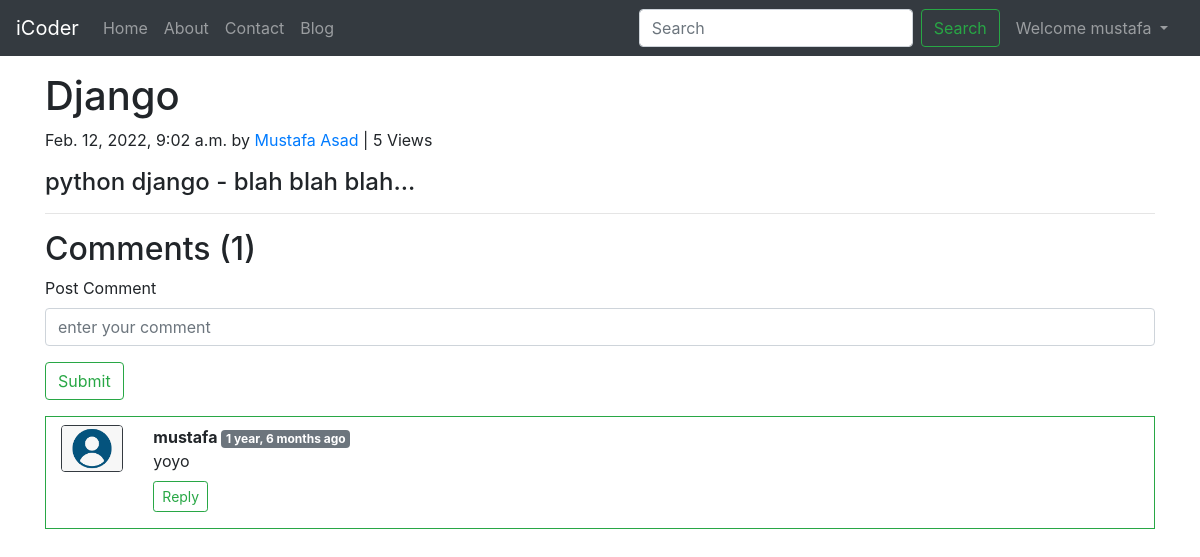
Screenshot of /blog/django (signed in) with the database file from the repository.
### blog/models.py (models this page shows, shortened)
class Post(models.Model):
    sno=models.AutoField(primary_key=True)
    title=models.CharField(max_length=100)
    author=models.CharField(max_length=30)
    content=models.TextField()
    timestamp=models.DateTimeField(blank=True)
    slug=models.CharField(max_length=100)
    views=models.IntegerField(default=0)

class Blogcomment(models.Model):
    sno=models.AutoField(primary_key=True)
    comment=models.TextField()
    user=models.ForeignKey(User,on_delete=models.CASCADE)
    post=models.ForeignKey(Post,on_delete=models.CASCADE)
    parent=models.ForeignKey('self',on_delete=models.CASCADE,null=True)
    timestamp=models.DateTimeField(default=now)
    def __str__(self):
        return self.comment[:20]+'... by '+self.user.username

### blog/views.py (the view)
# urls.py: path('<str:slug>', views.blogpost, name='blogpost'),
def blogpost(request,slug):
    post=Post.objects.filter(slug=slug).first()
    post.views=post.views+1
    post.save()
    comments=Blogcomment.objects.filter(post=post,parent=None)
    replies=Blogcomment.objects.filter(post=post).exclude(parent=None)
    print(comments,replies)
    repdict={}
    for reply in replies:
        if reply.parent.sno not in repdict.keys():
            repdict[reply.parent.sno]=[reply]
        else:
            repdict[reply.parent.sno].append(reply)
    print(repdict)
    context={'post':post,'comments':comments,'user':request.user,'repdict':repdict}
    return render(request,'blog/blogpost.html',context)

### blog/templatetags/extras.py (called while the page is built)
@register.filter(name='get_val')
def get_val(dict,key):
    return dict.get(key)

### templates/blog/blogpost.html (shortened to what this page needs)
{% extends 'base.html' %}
{% load humanize %}
{% load extras %}
{% block body %}
<div class="container my-3">
    <h1 class="blog-post-title">{{post.title}} </h1>
    <p class="blog-post-meta">{{post.timestamp}} by <a href="/about">{{post.author}} </a><span> | {{post.views}}
            Views</span></p>
    <p>{{post.content|safe}} </p>
    <hr>
</div>
<div class="container">
    <h2>Comments ({{comments.count}})</h3>
        <div class="my-2">
            {% if user.is_authenticated %}
            <form action="/blog/postcomment" method="post">{% csrf_token %}
                <div class="form-group">
                    <label for="comment">Post Comment</label>
                    <input type="text" name="comment" class="form-control" placeholder="enter your comment">
                </div>
                <button type="submit" class="btn btn-outline-success my-2 my-sm-0">Submit</button>
            </form>
            {% else %}
            <h5 class="my-2">You should be logged in to post a comment.</h5>
            {% endif %}
        </div>
        {% for comment in comments %}
        <div class="row my-3 border border-success py-2 mx-0">
            <div class="col-md-1"><img class="rounded mx-auto d-block w-100 border border-dark"
                    src="/static/img/user.png" alt="user_icon">
            </div>
            <div class="col-md-11"><b> {{comment.user.username}} </b> <span class="badge badge-secondary">
                    {{comment.timestamp | naturaltime}} </span>
                <div>
                    {{comment.comment}}
                </div>
                {% if user.is_authenticated %}
                <div class="reply mx-0 my-2">
                    <button class="btn btn-sm btn-outline-success my-4 my-sm-0" type="button" data-toggle="collapse"
                        data-target="#replybox{{comment.sno}}" aria-expanded="false"
                        aria-controls="replybox{{comment.sno}}">
                        Reply
                    </button>
                </div>
                {% endif %}
            </div>
        </div>
        {% endfor %}
</div>
{% endblock body %}

### templates/base.html (shortened to what this page needs)
<!doctype html>
<html lang="en">
<head>
	<link rel="stylesheet" href="https://stackpath.bootstrapcdn.com/bootstrap/4.4.1/css/bootstrap.min.css"
>
</head>
<body>
	<nav class="navbar navbar-expand-lg navbar-dark bg-dark">
		<a class="navbar-brand" href="/">iCoder</a>
		<div class="collapse navbar-collapse" id="navbarSupportedContent">
			<ul class="navbar-nav mr-auto">
				<li class="nav-item {% block homeactive %}{% endblock homeactive %}">
					<a class="nav-link" href="/">Home <span class="sr-only">(current)</span></a>
				</li>
				<li class="nav-item {% block aboutactive %}{% endblock aboutactive %}">
					<a class="nav-link" href="/about">About</a>
				</li>
				<li class="nav-item {% block contactactive %}{% endblock contactactive %}">
					<a class="nav-link" href="/contact">Contact</a>
				</li>
				<li class="nav-item {% block blogactive %}{% endblock blogactive %}">
					<a class="nav-link" href="/blog">Blog</a>
				</li>
			</ul>
			<div class="ml-auto form-inline">
			<form method="get" action="/search" class="form-inline my-2 my-lg-0">
				<input class="form-control mr-sm-2" type="search" placeholder="Search" aria-label="Search" name="query"
					id="query">
				<button class="btn btn-outline-success my-2 my-sm-0" type="submit">Search</button>
				{% if user.is_authenticated %}
				<ul class="navbar-nav form-inline mx-2">
					<li class="nav-item dropdown">
						<a class="nav-link dropdown-toggle" href="#" id="navbarDropdown" role="button" data-toggle="dropdown" aria-haspopup="true" aria-expanded="false">
						  Welcome {{request.user}}
						</a>
					  </li>
				</ul>
				{% endif %}
			</form>
		</div>
		</div>
	</nav>
	{% block body %}{% endblock body %}
</body>
</html>

### rows the page displays
Post: title "Django", timestamp "Feb. 12, 2022, 9:02 a.m.", author "Mustafa Asad", views "5", content "python django - blah blah blah..."
Blogcomment: user.username "mustafa", timestamp "1 year, 6 months ago", comment "yoyo"

### other values shown
{{ request.user }} "mustafa"
{{ comments.count }} "1"
